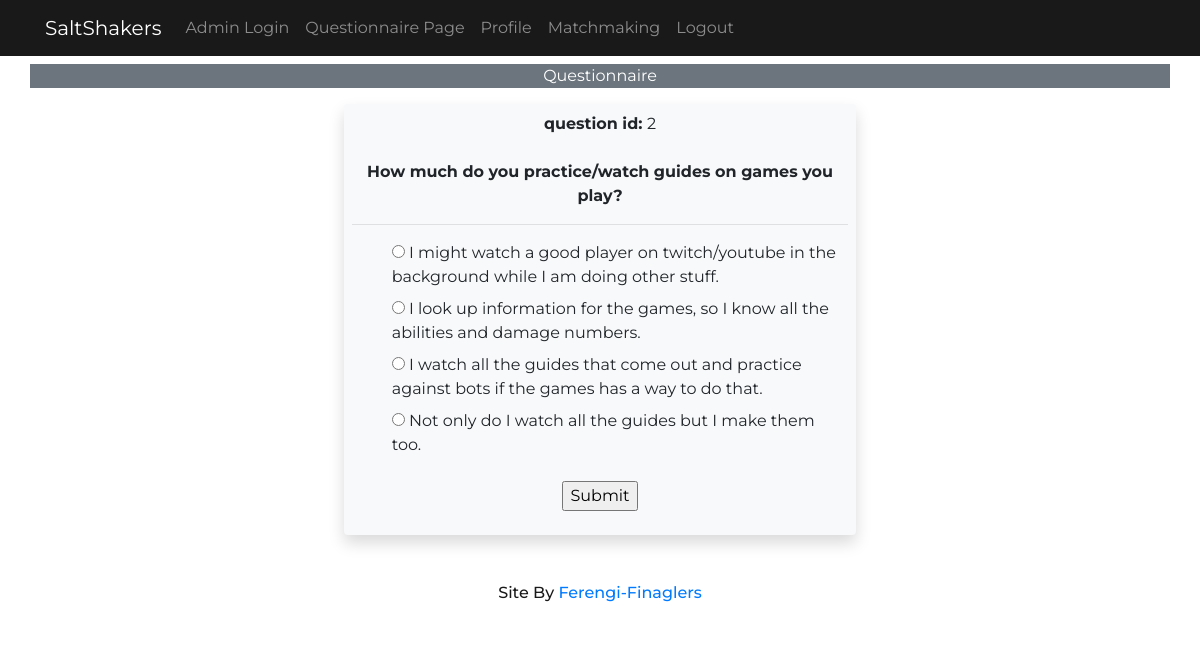
The page /questionnaire/2 (signed in) on the database its author committed.
### questionnaire/models.py (models this page shows, shortened)
class Questions(models.Model):
    attribute = models.ForeignKey(
        'Attribute',
        on_delete=models.SET_NULL,
        blank=True,
        null=True,
        verbose_name="What player attribute does this question guage?",
    )
    question = models.TextField(
        max_length=500,
    )
    answertype = models.CharField(
        choices=(
            ('SINGLE', 'Can only pick one answer'),
            ('MULTIPLE', 'Can pick multiple answers'),
            ('SORTABLE', 'The answers are sortable or rateable'),
        ),
        default='SINGLEANSWER',
        max_length=64,
        verbose_name="Answer Type",
    )
    class Meta:
        verbose_name_plural = "Questions"

class Answers(models.Model):
    belongsTo = models.ForeignKey(
        'Questions',
        on_delete=models.CASCADE,
        verbose_name="Which question does this answer belong to?"
    )
    answer = models.TextField(max_length=500, )
    KNNvalue = models.FloatField(
        verbose_name="What is the KNN value of this answer?"
    )
    def __str__(self):
        return self.answer
    class Meta:
        verbose_name_plural = "Answers"

### questionnaire/views.py (the view)
# urls.py: path('', views.index, name='matchmakingindex'),
def index(request, question_pk):
	question = get_object_or_404(Questions, pk=question_pk)
	if request.method == 'POST':
		ResponseInstances.objects.filter(user=request.user).filter(question=question).delete() #delete past responses the user made to this question
		form = ResponseInstancesForm(question, request.POST)  #<-- Note the extra arg
		if form.is_valid():
			responseInstance = form.save(commit=False)
			if request.user.is_authenticated:
				responseInstance.user = request.user
			else:
				responseInstance.user = None
			responseInstance.question = question
			responseInstance.save()
			question_pk += 1
			try:
				Questions.objects.get(pk=question_pk)
				return redirect('questionnaire', question_pk=question_pk)
			except Questions.DoesNotExist:
				return redirect('questionnairecomplete')
	else:
		form = ResponseInstancesForm(question)
	context = {
		'form': form,
		'question': question,
	}
	return render(request, 'questionnaire/index.html', context)

### questionnaire/forms.py
class ResponseInstancesForm(forms.ModelForm):
	def __init__(self,question,*args,**kwargs):
		super(ResponseInstancesForm, self).__init__(*args,**kwargs) # populates the post
		self.fields["answer"] = forms.ModelChoiceField(queryset=Answers.objects.filter(belongsTo=question),
                                                   widget=RadioSelect)
		self.fields['answer'].required=True
	class Meta:
		model = ResponseInstances
		fields = ('answer',) #We only want this one exposed

### templates/questionnaire/index.html (shortened to what this page needs)
{% extends 'layout.html' %}
{% block content %}
<link rel="stylesheet" type="text/css" href="/static/styles/questionnaireStyle.css">
{% if not user.is_authenticated %}
	<div class="container-fluid paddTop4rem">
	<header class="container">
		<center>You must be logged in to take the questionnaire!</center>
	</header>
	</div>
{% else %}
<div class="container-fluid paddTop4rem">
	<header class="container">
		<div class="row justify-content-center bg-secondary text-white">
			<div class="col-4 text-center">
				Questionnaire
			</div>
		</div>
	</header>
	</div>
<div class="row justify-content-center">
	<div class="col-5 m-3 p-2 bg-light shadow rounded">
		<p class="text-center">
			<b>question id: </b>{{question.id}}
			<br />
			<br />
			<b>{{question.question}}</b>
			<hr />
			<form action="./{{question.pk}}" method="POST">
				<ul id="id_answer">
					{% for choice in form.answer.field.choices %}
						<li>
							<label>
								<input type="radio" name="answer" value="{{choice.0}}"
								/>
								<span for="" class ="radio">{{choice.1}}</span>
							</label>
						</li>
					{% endfor %}
				</ul>
				<div class="submitButton"><input  type="submit" value="Submit"></div>
			</form>
		</p>
	</div>
</div>
{% endif %}
{% endblock %}

### static/styles/mainStyle.css (style rules this page uses)
body { font-family: 'Patrick Hand', cursive; font-family: 'Montserrat', sans-serif; }
.paddTop4rem { padding-top: 4rem; }

### static/styles/questionnaireStyle.css (style rules this page uses)
ul { list-style-type: none; }
label { min-width: 100%; }
.submitButton { text-align: center; }

### rows shown on the page
Questions: id "2", question "How much do you practice/watch guides on games you play?"
Answers: answer "I might watch a good player on twitch/youtube in the background while I am doing other stuff."
Answers: answer "I look up information for the games, so I know all the abilities and damage numbers."
Answers: answer "I watch all the guides that come out and practice against bots if the games has a way to do that."
Answers: answer "Not only do I watch all the guides but I make them too."
